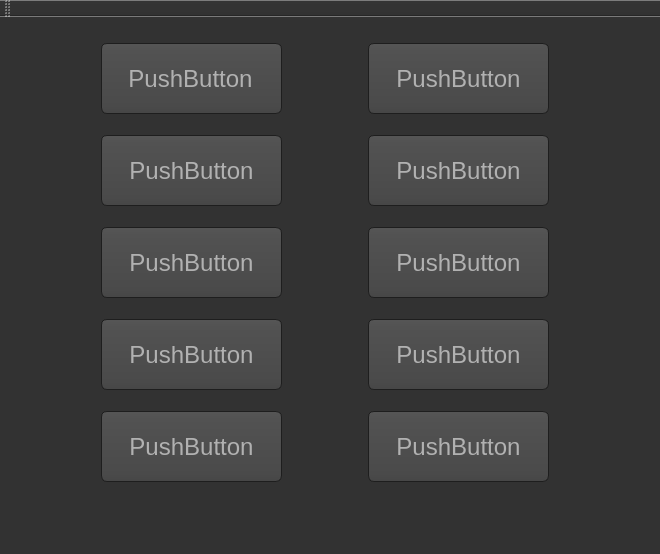
<?xml version="1.0" encoding="UTF-8"?>
<ui version="4.0">
 <class>MainWindow</class>
 <widget class="QMainWindow" name="MainWindow">
  <property name="windowModality">
   <enum>Qt::WindowModal</enum>
  </property>
  <property name="geometry">
   <rect>
    <x>0</x>
    <y>0</y>
    <width>660</width>
    <height>554</height>
   </rect>
  </property>
  <property name="minimumSize">
   <size>
    <width>660</width>
    <height>554</height>
   </size>
  </property>
  <property name="maximumSize">
   <size>
    <width>1024</width>
    <height>1024</height>
   </size>
  </property>
  <property name="font">
   <font>
    <pointsize>10</pointsize>
   </font>
  </property>
  <property name="contextMenuPolicy">
   <enum>Qt::DefaultContextMenu</enum>
  </property>
  <property name="windowTitle">
   <string>校准仪测试程序</string>
  </property>
  <property name="windowIcon">
   <iconset resource="resourcefile.qrc">
    <normaloff>:/Icon/Icon/myico.ico</normaloff>:/Icon/Icon/myico.ico</iconset>
  </property>
  <property name="styleSheet">
   <string notr="true">QWidget
{
    color: #b1b1b1;
    background-color: #323232;
}

QWidget:item:hover
{
    background-color: QLinearGradient( x1: 0, y1: 0, x2: 0, y2: 1, stop: 0 #ffa02f, stop: 1 #ca0619);
    color: #000000;
}

QWidget:item:selected
{
    background-color: QLinearGradient( x1: 0, y1: 0, x2: 0, y2: 1, stop: 0 #ffa02f, stop: 1 #d7801a);
}</string>
  </property>
  <widget class="QWidget" name="centralWidget">
   <widget class="QWidget" name="layoutWidget">
    <property name="geometry">
     <rect>
      <x>10</x>
      <y>0</y>
      <width>631</width>
      <height>491</height>
     </rect>
    </property>
    <layout class="QGridLayout" name="gridLayout">
     <item row="0" column="0">
      <widget class="QPushButton" name="DcDialog_Btn">
       <property name="minimumSize">
        <size>
         <width>181</width>
         <height>71</height>
        </size>
       </property>
       <property name="maximumSize">
        <size>
         <width>181</width>
         <height>71</height>
        </size>
       </property>
       <property name="font">
        <font>
         <pointsize>-1</pointsize>
        </font>
       </property>
       <property name="styleSheet">
        <string notr="true">QPushButton
{
    color: #b1b1b1;
    background-color: QLinearGradient( x1: 0, y1: 0, x2: 0, y2: 1, stop: 0 #565656, stop: 0.1 #525252, stop: 0.5 #4e4e4e, stop: 0.9 #4a4a4a, stop: 1 #464646);
    border-width: 1px;
    border-color: #1e1e1e;
    border-style: solid;
    border-radius: 6;
    padding: 3px;
    font-size: 24px;
	font-color:#green
    padding-left: 5px;
    padding-right: 5px;
}

QPushButton:pressed
{
    background-color: QLinearGradient( x1: 0, y1: 0, x2: 0, y2: 1, stop: 0 #2d2d2d, stop: 0.1 #2b2b2b, stop: 0.5 #292929, stop: 0.9 #282828, stop: 1 #252525);
}
QPushButton:hover
{
    border: 2px solid QLinearGradient( x1: 0, y1: 0, x2: 0, y2: 1, stop: 0 #ffa02f, stop: 1 #d7801a);
}




</string>
       </property>
       <property name="text">
        <string>PushButton</string>
       </property>
       <property name="icon">
        <iconset resource="resourcefile.qrc">
         <normaloff>:/Icon/Icon/wave-1.png</normaloff>:/Icon/Icon/wave-1.png</iconset>
       </property>
       <property name="iconSize">
        <size>
         <width>32</width>
         <height>32</height>
        </size>
       </property>
      </widget>
     </item>
     <item row="0" column="1">
      <widget class="QPushButton" name="FunWaveDialog_Btn">
       <property name="minimumSize">
        <size>
         <width>181</width>
         <height>71</height>
        </size>
       </property>
       <property name="maximumSize">
        <size>
         <width>181</width>
         <height>71</height>
        </size>
       </property>
       <property name="styleSheet">
        <string notr="true">QPushButton
{
    color: #b1b1b1;
    background-color: QLinearGradient( x1: 0, y1: 0, x2: 0, y2: 1, stop: 0 #565656, stop: 0.1 #525252, stop: 0.5 #4e4e4e, stop: 0.9 #4a4a4a, stop: 1 #464646);
    border-width: 1px;
    border-color: #1e1e1e;
    border-style: solid;
    border-radius: 6;
    padding: 3px;
    font-size: 24px;
    padding-left: 5px;
    padding-right: 5px;
}

QPushButton:pressed
{
    background-color: QLinearGradient( x1: 0, y1: 0, x2: 0, y2: 1, stop: 0 #2d2d2d, stop: 0.1 #2b2b2b, stop: 0.5 #292929, stop: 0.9 #282828, stop: 1 #252525);
}
QPushButton:hover
{
    border: 2px solid QLinearGradient( x1: 0, y1: 0, x2: 0, y2: 1, stop: 0 #ffa02f, stop: 1 #d7801a);
}</string>
       </property>
       <property name="text">
        <string>PushButton</string>
       </property>
       <property name="icon">
        <iconset resource="resourcefile.qrc">
         <normaloff>:/Icon/Icon/wave-8.png</normaloff>:/Icon/Icon/wave-8.png</iconset>
       </property>
       <property name="iconSize">
        <size>
         <width>32</width>
         <height>32</height>
        </size>
       </property>
      </widget>
     </item>
     <item row="1" column="0">
      <widget class="QPushButton" name="EdgeDialog_Btn">
       <property name="minimumSize">
        <size>
         <width>181</width>
         <height>71</height>
        </size>
       </property>
       <property name="maximumSize">
        <size>
         <width>181</width>
         <height>71</height>
        </size>
       </property>
       <property name="styleSheet">
        <string notr="true">QPushButton
{
    color: #b1b1b1;
    background-color: QLinearGradient( x1: 0, y1: 0, x2: 0, y2: 1, stop: 0 #565656, stop: 0.1 #525252, stop: 0.5 #4e4e4e, stop: 0.9 #4a4a4a, stop: 1 #464646);
    border-width: 1px;
    border-color: #1e1e1e;
    border-style: solid;
    border-radius: 6;
    padding: 3px;
    font-size: 24px;
    padding-left: 5px;
    padding-right: 5px;
}

QPushButton:pressed
{
    background-color: QLinearGradient( x1: 0, y1: 0, x2: 0, y2: 1, stop: 0 #2d2d2d, stop: 0.1 #2b2b2b, stop: 0.5 #292929, stop: 0.9 #282828, stop: 1 #252525);
}
QPushButton:hover
{
    border: 2px solid QLinearGradient( x1: 0, y1: 0, x2: 0, y2: 1, stop: 0 #ffa02f, stop: 1 #d7801a);
}</string>
       </property>
       <property name="text">
        <string>PushButton</string>
       </property>
       <property name="icon">
        <iconset resource="resourcefile.qrc">
         <normaloff>:/Icon/Icon/wave-8.png</normaloff>:/Icon/Icon/wave-8.png</iconset>
       </property>
       <property name="iconSize">
        <size>
         <width>32</width>
         <height>32</height>
        </size>
       </property>
      </widget>
     </item>
     <item row="1" column="1">
      <widget class="QPushButton" name="SinDialog_Btn">
       <property name="minimumSize">
        <size>
         <width>181</width>
         <height>71</height>
        </size>
       </property>
       <property name="maximumSize">
        <size>
         <width>181</width>
         <height>71</height>
        </size>
       </property>
       <property name="styleSheet">
        <string notr="true">QPushButton
{
    color: #b1b1b1;
    background-color: QLinearGradient( x1: 0, y1: 0, x2: 0, y2: 1, stop: 0 #565656, stop: 0.1 #525252, stop: 0.5 #4e4e4e, stop: 0.9 #4a4a4a, stop: 1 #464646);
    border-width: 1px;
    border-color: #1e1e1e;
    border-style: solid;
    border-radius: 6;
    padding: 3px;
    font-size: 24px;
    padding-left: 5px;
    padding-right: 5px;
}

QPushButton:pressed
{
    background-color: QLinearGradient( x1: 0, y1: 0, x2: 0, y2: 1, stop: 0 #2d2d2d, stop: 0.1 #2b2b2b, stop: 0.5 #292929, stop: 0.9 #282828, stop: 1 #252525);
}
QPushButton:hover
{
    border: 2px solid QLinearGradient( x1: 0, y1: 0, x2: 0, y2: 1, stop: 0 #ffa02f, stop: 1 #d7801a);
}</string>
       </property>
       <property name="text">
        <string>PushButton</string>
       </property>
       <property name="icon">
        <iconset resource="resourcefile.qrc">
         <normaloff>:/Icon/Icon/wave-4.png</normaloff>:/Icon/Icon/wave-4.png</iconset>
       </property>
       <property name="iconSize">
        <size>
         <width>32</width>
         <height>32</height>
        </size>
       </property>
      </widget>
     </item>
     <item row="2" column="0">
      <widget class="QPushButton" name="SquDialog_Btn">
       <property name="minimumSize">
        <size>
         <width>181</width>
         <height>71</height>
        </size>
       </property>
       <property name="maximumSize">
        <size>
         <width>181</width>
         <height>71</height>
        </size>
       </property>
       <property name="styleSheet">
        <string notr="true">QPushButton
{
    color: #b1b1b1;
    background-color: QLinearGradient( x1: 0, y1: 0, x2: 0, y2: 1, stop: 0 #565656, stop: 0.1 #525252, stop: 0.5 #4e4e4e, stop: 0.9 #4a4a4a, stop: 1 #464646);
    border-width: 1px;
    border-color: #1e1e1e;
    border-style: solid;
    border-radius: 6;
    padding: 3px;
    font-size: 24px;
    padding-left: 5px;
    padding-right: 5px;
}

QPushButton:pressed
{
    background-color: QLinearGradient( x1: 0, y1: 0, x2: 0, y2: 1, stop: 0 #2d2d2d, stop: 0.1 #2b2b2b, stop: 0.5 #292929, stop: 0.9 #282828, stop: 1 #252525);
}
QPushButton:hover
{
    border: 2px solid QLinearGradient( x1: 0, y1: 0, x2: 0, y2: 1, stop: 0 #ffa02f, stop: 1 #d7801a);
}
</string>
       </property>
       <property name="text">
        <string>PushButton</string>
       </property>
       <property name="icon">
        <iconset resource="resourcefile.qrc">
         <normaloff>:/Icon/Icon/wave-7.png</normaloff>:/Icon/Icon/wave-7.png</iconset>
       </property>
       <property name="iconSize">
        <size>
         <width>32</width>
         <height>32</height>
        </size>
       </property>
      </widget>
     </item>
     <item row="2" column="1">
      <widget class="QPushButton" name="OverPulseDialog_Btn">
       <property name="minimumSize">
        <size>
         <width>181</width>
         <height>71</height>
        </size>
       </property>
       <property name="maximumSize">
        <size>
         <width>181</width>
         <height>71</height>
        </size>
       </property>
       <property name="styleSheet">
        <string notr="true">QPushButton
{
    color: #b1b1b1;
    background-color: QLinearGradient( x1: 0, y1: 0, x2: 0, y2: 1, stop: 0 #565656, stop: 0.1 #525252, stop: 0.5 #4e4e4e, stop: 0.9 #4a4a4a, stop: 1 #464646);
    border-width: 1px;
    border-color: #1e1e1e;
    border-style: solid;
    border-radius: 6;
    padding: 3px;
    font-size: 24px;
    padding-left: 5px;
    padding-right: 5px;
}

QPushButton:pressed
{
    background-color: QLinearGradient( x1: 0, y1: 0, x2: 0, y2: 1, stop: 0 #2d2d2d, stop: 0.1 #2b2b2b, stop: 0.5 #292929, stop: 0.9 #282828, stop: 1 #252525);
}
QPushButton:hover
{
    border: 2px solid QLinearGradient( x1: 0, y1: 0, x2: 0, y2: 1, stop: 0 #ffa02f, stop: 1 #d7801a);
}</string>
       </property>
       <property name="text">
        <string>PushButton</string>
       </property>
       <property name="icon">
        <iconset resource="resourcefile.qrc">
         <normaloff>:/Icon/Icon/wave-6.png</normaloff>:/Icon/Icon/wave-6.png</iconset>
       </property>
       <property name="iconSize">
        <size>
         <width>32</width>
         <height>32</height>
        </size>
       </property>
      </widget>
     </item>
     <item row="3" column="0">
      <widget class="QPushButton" name="PulseWidthDialog_Btn">
       <property name="minimumSize">
        <size>
         <width>181</width>
         <height>71</height>
        </size>
       </property>
       <property name="maximumSize">
        <size>
         <width>181</width>
         <height>71</height>
        </size>
       </property>
       <property name="styleSheet">
        <string notr="true">QPushButton
{
    color: #b1b1b1;
    background-color: QLinearGradient( x1: 0, y1: 0, x2: 0, y2: 1, stop: 0 #565656, stop: 0.1 #525252, stop: 0.5 #4e4e4e, stop: 0.9 #4a4a4a, stop: 1 #464646);
    border-width: 1px;
    border-color: #1e1e1e;
    border-style: solid;
    border-radius: 6;
    padding: 3px;
    font-size: 24px;
    padding-left: 5px;
    padding-right: 5px;
}

QPushButton:pressed
{
    background-color: QLinearGradient( x1: 0, y1: 0, x2: 0, y2: 1, stop: 0 #2d2d2d, stop: 0.1 #2b2b2b, stop: 0.5 #292929, stop: 0.9 #282828, stop: 1 #252525);
}
QPushButton:hover
{
    border: 2px solid QLinearGradient( x1: 0, y1: 0, x2: 0, y2: 1, stop: 0 #ffa02f, stop: 1 #d7801a);
}</string>
       </property>
       <property name="text">
        <string>PushButton</string>
       </property>
       <property name="icon">
        <iconset resource="resourcefile.qrc">
         <normaloff>:/Icon/Icon/wave-1.png</normaloff>:/Icon/Icon/wave-1.png</iconset>
       </property>
       <property name="iconSize">
        <size>
         <width>32</width>
         <height>32</height>
        </size>
       </property>
       <property name="checkable">
        <bool>false</bool>
       </property>
       <property name="checked">
        <bool>false</bool>
       </property>
      </widget>
     </item>
     <item row="3" column="1">
      <widget class="QPushButton" name="ResMearDialog_Btn">
       <property name="minimumSize">
        <size>
         <width>181</width>
         <height>71</height>
        </size>
       </property>
       <property name="maximumSize">
        <size>
         <width>181</width>
         <height>71</height>
        </size>
       </property>
       <property name="styleSheet">
        <string notr="true">QPushButton
{
    color: #b1b1b1;
    background-color: QLinearGradient( x1: 0, y1: 0, x2: 0, y2: 1, stop: 0 #565656, stop: 0.1 #525252, stop: 0.5 #4e4e4e, stop: 0.9 #4a4a4a, stop: 1 #464646);
    border-width: 1px;
    border-color: #1e1e1e;
    border-style: solid;
    border-radius: 6;
    padding: 3px;
    font-size: 24px;
    padding-left: 5px;
    padding-right: 5px;
}

QPushButton:pressed
{
    background-color: QLinearGradient( x1: 0, y1: 0, x2: 0, y2: 1, stop: 0 #2d2d2d, stop: 0.1 #2b2b2b, stop: 0.5 #292929, stop: 0.9 #282828, stop: 1 #252525);
}
QPushButton:hover
{
    border: 2px solid QLinearGradient( x1: 0, y1: 0, x2: 0, y2: 1, stop: 0 #ffa02f, stop: 1 #d7801a);
}</string>
       </property>
       <property name="text">
        <string>PushButton</string>
       </property>
       <property name="icon">
        <iconset resource="resourcefile.qrc">
         <normaloff>:/Icon/Icon/wave-7.png</normaloff>:/Icon/Icon/wave-7.png</iconset>
       </property>
       <property name="iconSize">
        <size>
         <width>32</width>
         <height>32</height>
        </size>
       </property>
      </widget>
     </item>
     <item row="4" column="0">
      <widget class="QPushButton" name="MarkerDialog_Btn">
       <property name="minimumSize">
        <size>
         <width>181</width>
         <height>71</height>
        </size>
       </property>
       <property name="maximumSize">
        <size>
         <width>181</width>
         <height>71</height>
        </size>
       </property>
       <property name="styleSheet">
        <string notr="true">QPushButton
{
    color: #b1b1b1;
    background-color: QLinearGradient( x1: 0, y1: 0, x2: 0, y2: 1, stop: 0 #565656, stop: 0.1 #525252, stop: 0.5 #4e4e4e, stop: 0.9 #4a4a4a, stop: 1 #464646);
    border-width: 1px;
    border-color: #1e1e1e;
    border-style: solid;
    border-radius: 6;
    padding: 3px;
    font-size: 24px;
    padding-left: 5px;
    padding-right: 5px;
}

QPushButton:pressed
{
    background-color: QLinearGradient( x1: 0, y1: 0, x2: 0, y2: 1, stop: 0 #2d2d2d, stop: 0.1 #2b2b2b, stop: 0.5 #292929, stop: 0.9 #282828, stop: 1 #252525);
}
QPushButton:hover
{
    border: 2px solid QLinearGradient( x1: 0, y1: 0, x2: 0, y2: 1, stop: 0 #ffa02f, stop: 1 #d7801a);
}</string>
       </property>
       <property name="text">
        <string>PushButton</string>
       </property>
       <property name="icon">
        <iconset resource="resourcefile.qrc">
         <normaloff>:/Icon/Icon/wave-6.png</normaloff>:/Icon/Icon/wave-6.png</iconset>
       </property>
       <property name="iconSize">
        <size>
         <width>32</width>
         <height>32</height>
        </size>
       </property>
      </widget>
     </item>
     <item row="4" column="1">
      <widget class="QPushButton" name="VedioTriggerDialog_Btn">
       <property name="minimumSize">
        <size>
         <width>181</width>
         <height>71</height>
        </size>
       </property>
       <property name="maximumSize">
        <size>
         <width>181</width>
         <height>71</height>
        </size>
       </property>
       <property name="styleSheet">
        <string notr="true">QPushButton
{
    color: #b1b1b1;
    background-color: QLinearGradient( x1: 0, y1: 0, x2: 0, y2: 1, stop: 0 #565656, stop: 0.1 #525252, stop: 0.5 #4e4e4e, stop: 0.9 #4a4a4a, stop: 1 #464646);
    border-width: 1px;
    border-color: #1e1e1e;
    border-style: solid;
    border-radius: 6;
    padding: 3px;
    font-size: 24px;
    padding-left: 5px;
    padding-right: 5px;
}

QPushButton:pressed
{
    background-color: QLinearGradient( x1: 0, y1: 0, x2: 0, y2: 1, stop: 0 #2d2d2d, stop: 0.1 #2b2b2b, stop: 0.5 #292929, stop: 0.9 #282828, stop: 1 #252525);
}
QPushButton:hover
{
    border: 2px solid QLinearGradient( x1: 0, y1: 0, x2: 0, y2: 1, stop: 0 #ffa02f, stop: 1 #d7801a);
}</string>
       </property>
       <property name="text">
        <string>PushButton</string>
       </property>
       <property name="icon">
        <iconset resource="resourcefile.qrc">
         <normaloff>:/Icon/Icon/wave-4.png</normaloff>:/Icon/Icon/wave-4.png</iconset>
       </property>
       <property name="iconSize">
        <size>
         <width>32</width>
         <height>32</height>
        </size>
       </property>
      </widget>
     </item>
    </layout>
   </widget>
  </widget>
  <widget class="QToolBar" name="mainToolBar">
   <attribute name="toolBarArea">
    <enum>TopToolBarArea</enum>
   </attribute>
   <attribute name="toolBarBreak">
    <bool>false</bool>
   </attribute>
  </widget>
  <widget class="QStatusBar" name="statusBar"/>
  <widget class="QMenuBar" name="menuBar">
   <property name="geometry">
    <rect>
     <x>0</x>
     <y>0</y>
     <width>660</width>
     <height>23</height>
    </rect>
   </property>
  </widget>
 </widget>
 <layoutdefault spacing="6" margin="11"/>
 <resources>
  <include location="resourcefile.qrc"/>
 </resources>
 <connections/>
</ui>
